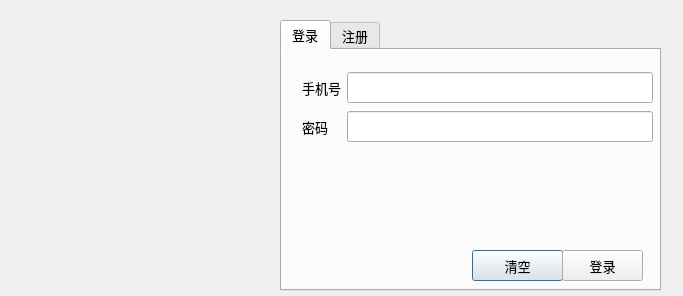
<?xml version="1.0" encoding="UTF-8"?>
<ui version="4.0">
 <class>LoginDialog</class>
 <widget class="QDialog" name="LoginDialog">
  <property name="geometry">
   <rect>
    <x>0</x>
    <y>0</y>
    <width>683</width>
    <height>296</height>
   </rect>
  </property>
  <property name="minimumSize">
   <size>
    <width>683</width>
    <height>296</height>
   </size>
  </property>
  <property name="maximumSize">
   <size>
    <width>683</width>
    <height>296</height>
   </size>
  </property>
  <property name="windowTitle">
   <string>Dialog</string>
  </property>
  <widget class="QLabel" name="pb_icon">
   <property name="geometry">
    <rect>
     <x>10</x>
     <y>10</y>
     <width>271</width>
     <height>251</height>
    </rect>
   </property>
   <property name="text">
    <string/>
   </property>
   <property name="pixmap">
    <pixmap resource="resource.qrc">:/tb/baidu.png</pixmap>
   </property>
   <property name="scaledContents">
    <bool>true</bool>
   </property>
  </widget>
  <widget class="QTabWidget" name="tw_page">
   <property name="geometry">
    <rect>
     <x>280</x>
     <y>20</y>
     <width>381</width>
     <height>271</height>
    </rect>
   </property>
   <property name="font">
    <font>
     <family>微软雅黑</family>
     <pointsize>10</pointsize>
    </font>
   </property>
   <property name="tabPosition">
    <enum>QTabWidget::North</enum>
   </property>
   <property name="tabShape">
    <enum>QTabWidget::Rounded</enum>
   </property>
   <property name="currentIndex">
    <number>0</number>
   </property>
   <property name="elideMode">
    <enum>Qt::ElideNone</enum>
   </property>
   <property name="usesScrollButtons">
    <bool>true</bool>
   </property>
   <property name="documentMode">
    <bool>false</bool>
   </property>
   <property name="tabBarAutoHide">
    <bool>false</bool>
   </property>
   <widget class="QWidget" name="tab_login">
    <property name="font">
     <font>
      <family>微软雅黑</family>
      <pointsize>12</pointsize>
     </font>
    </property>
    <attribute name="title">
     <string>登录</string>
    </attribute>
    <widget class="QPushButton" name="pb_clear">
     <property name="geometry">
      <rect>
       <x>190</x>
       <y>200</y>
       <width>91</width>
       <height>31</height>
      </rect>
     </property>
     <property name="font">
      <font>
       <family>微软雅黑</family>
       <pointsize>10</pointsize>
      </font>
     </property>
     <property name="text">
      <string>清空</string>
     </property>
    </widget>
    <widget class="QPushButton" name="pb_login">
     <property name="geometry">
      <rect>
       <x>280</x>
       <y>200</y>
       <width>81</width>
       <height>31</height>
      </rect>
     </property>
     <property name="font">
      <font>
       <family>微软雅黑</family>
       <pointsize>10</pointsize>
      </font>
     </property>
     <property name="text">
      <string>登录</string>
     </property>
    </widget>
    <widget class="QWidget" name="layoutWidget">
     <property name="geometry">
      <rect>
       <x>20</x>
       <y>20</y>
       <width>351</width>
       <height>75</height>
      </rect>
     </property>
     <layout class="QGridLayout" name="gridLayout">
      <item row="0" column="0">
       <widget class="QLabel" name="lb_tel">
        <property name="font">
         <font>
          <family>微软雅黑</family>
          <pointsize>10</pointsize>
         </font>
        </property>
        <property name="text">
         <string>手机号</string>
        </property>
       </widget>
      </item>
      <item row="0" column="1">
       <widget class="QLineEdit" name="le_tel"/>
      </item>
      <item row="1" column="0">
       <widget class="QLabel" name="lb_password">
        <property name="font">
         <font>
          <family>微软雅黑</family>
          <pointsize>10</pointsize>
         </font>
        </property>
        <property name="text">
         <string>密码</string>
        </property>
       </widget>
      </item>
      <item row="1" column="1">
       <widget class="QLineEdit" name="le_password">
        <property name="text">
         <string/>
        </property>
        <property name="echoMode">
         <enum>QLineEdit::Password</enum>
        </property>
       </widget>
      </item>
     </layout>
    </widget>
   </widget>
   <widget class="QWidget" name="tab_register">
    <attribute name="title">
     <string>注册</string>
    </attribute>
    <widget class="QPushButton" name="pb_login_register">
     <property name="geometry">
      <rect>
       <x>280</x>
       <y>200</y>
       <width>81</width>
       <height>31</height>
      </rect>
     </property>
     <property name="text">
      <string>注册</string>
     </property>
    </widget>
    <widget class="QWidget" name="layoutWidget">
     <property name="geometry">
      <rect>
       <x>20</x>
       <y>0</y>
       <width>341</width>
       <height>191</height>
      </rect>
     </property>
     <layout class="QGridLayout" name="gridLayout_2">
      <item row="2" column="1">
       <widget class="QLineEdit" name="le_confirm_register">
        <property name="text">
         <string/>
        </property>
        <property name="echoMode">
         <enum>QLineEdit::Password</enum>
        </property>
       </widget>
      </item>
      <item row="0" column="0">
       <widget class="QLabel" name="lb_tel_register">
        <property name="text">
         <string>手机号</string>
        </property>
       </widget>
      </item>
      <item row="0" column="1">
       <widget class="QLineEdit" name="le_tel_register"/>
      </item>
      <item row="1" column="0">
       <widget class="QLabel" name="lb_password_register">
        <property name="text">
         <string>密码</string>
        </property>
       </widget>
      </item>
      <item row="2" column="0">
       <widget class="QLabel" name="lb_confirm_register">
        <property name="text">
         <string>确认</string>
        </property>
       </widget>
      </item>
      <item row="1" column="1">
       <widget class="QLineEdit" name="le_password_register">
        <property name="text">
         <string/>
        </property>
        <property name="echoMode">
         <enum>QLineEdit::Password</enum>
        </property>
       </widget>
      </item>
      <item row="4" column="0">
       <widget class="QLabel" name="lb_name_register">
        <property name="text">
         <string>昵称</string>
        </property>
       </widget>
      </item>
      <item row="4" column="1">
       <widget class="QLineEdit" name="le_name_register">
        <property name="text">
         <string/>
        </property>
       </widget>
      </item>
     </layout>
    </widget>
    <widget class="QPushButton" name="pb_clear_register">
     <property name="geometry">
      <rect>
       <x>190</x>
       <y>200</y>
       <width>91</width>
       <height>31</height>
      </rect>
     </property>
     <property name="text">
      <string>清空</string>
     </property>
    </widget>
   </widget>
  </widget>
 </widget>
 <tabstops>
  <tabstop>le_tel_register</tabstop>
  <tabstop>le_password_register</tabstop>
  <tabstop>le_confirm_register</tabstop>
  <tabstop>le_name_register</tabstop>
  <tabstop>pb_login_register</tabstop>
  <tabstop>pb_clear_register</tabstop>
  <tabstop>le_tel</tabstop>
  <tabstop>le_password</tabstop>
  <tabstop>pb_login</tabstop>
  <tabstop>pb_clear</tabstop>
  <tabstop>tw_page</tabstop>
 </tabstops>
 <resources>
  <include location="resource.qrc"/>
 </resources>
 <connections/>
</ui>
